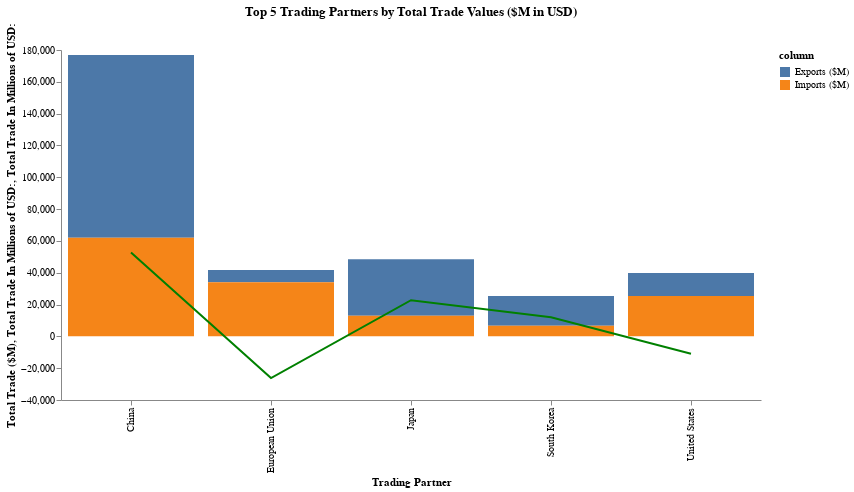

Notebook code cell kept with this figure:
### Code cell
my_altair.get_import_export_balance_top_five("Australia")

### Figure 1 — Vega-Lite specification as saved in the notebook (floating-point values rounded to 4 significant figures)
{"config": {"view": {"continuousWidth": 400, "continuousHeight": 300, "strokeWidth": 0}, "axis": {"grid": false}}, "layer": [{"layer": [{"mark": "bar", "encoding": {"color": {"field": "column", "type": "nominal"}, "tooltip": [{"field": "Total Trade ($M)", "format": "$,.0f", "type": "quantitative"}, {"field": "net_trade", "format": "$,.0f", "title": "Net Trade", "type": "quantitative"}, {"field": "Exports ($M)", "format": "$,.0f", "type": "quantitative"}, {"field": "Imports ($M)", "format": "$,.0f", "type": "quantitative"}, {"field": "Imports ($M)", "format": "$,.0f", "type": "quantitative"}], "x": {"field": "Trading Partner", "type": "nominal"}, "y": {"axis": {"title": "Total Trade ($M)"}, "field": "value", "type": "quantitative"}}, "selection": {"Year": {"type": "single", "bind": {"input": "range", "max": 2020, "min": 2014, "step": 1}, "fields": ["year"], "init": {"year": 2020}}}, "transform": [{"fold": ["Exports ($M)", "Imports ($M)"], "as": ["column", "value"]}]}, {"mark": {"type": "circle", "color": "red", "opacity": 0.0, "size": 1000}, "encoding": {"tooltip": [{"field": "Total Trade ($M)", "format": "$,.0f", "type": "quantitative"}, {"field": "net_trade", "format": "$,.0f", "title": "Net Trade", "type": "quantitative"}, {"field": "Exports ($M)", "format": "$,.0f", "type": "quantitative"}, {"field": "Imports ($M)", "format": "$,.0f", "type": "quantitative"}, {"field": "Imports ($M)", "format": "$,.0f", "type": "quantitative"}], "x": {"field": "Trading Partner", "type": "nominal"}, "y": {"axis": {"title": "Total Trade In Millions of USD:"}, "field": "net_trade", "type": "quantitative"}}, "transform": [{"fold": ["Exports ($M)", "Imports ($M)"], "as": ["column", "value"]}]}, {"mark": {"type": "line", "color": "green"}, "encoding": {"color": {"value": "Green"}, "tooltip": [{"field": "Total Trade ($M)", "format": "$,.0f", "type": "quantitative"}, {"field": "net_trade", "format": "$,.0f", "title": "Net Trade", "type": "quantitative"}, {"field": "Exports ($M)", "format": "$,.0f", "type": "quantitative"}, {"field": "Imports ($M)", "format": "$,.0f", "type": "quantitative"}, {"field": "Imports ($M)", "format": "$,.0f", "type": "quantitative"}], "x": {"field": "Trading Partner", "type": "nominal"}, "y": {"axis": {"title": "Total Trade In Millions of USD:"}, "field": "net_trade", "type": "quantitative"}}, "transform": [{"fold": ["Exports ($M)", "Imports ($M)"], "as": ["column", "value"]}]}]}], "data": {"name": "data-9249fcfb1b12c3e1a0cd8e8af36c9946"}, "height": 350, "resolve": {"scale": {"y": "independent"}}, "title": "Top 5 Trading Partners by Total Trade Values ($M in USD)", "transform": [{"filter": {"selection": "Year"}}], "width": 700, "$schema": "https://vega.github.io/schema/vega-lite/v4.17.0.json", "datasets": {"data-9249fcfb1b12c3e1a0cd8e8af36c9946": [{"Trading Partner": "China", "year": 2014, "Total Trade ($M)": 139700.0, "net_trade": 40550.0, "Exports ($M)": 90130.0, "Imports ($M)": 49580.0}, {"Trading Partner": "Japan", "year": 2014, "Total Trade ($M)": 64580.0, "net_trade": 31680.0, "Exports ($M)": 48130.0, "Imports ($M)": 16450.0}, {"Trading Partner": "European Union", "year": 2014, "Total Trade ($M)": 54870.0, "net_trade": -30330.0, "Exports ($M)": 12270.0, "Imports ($M)": 42600.0}, {"Trading Partner": "United States", "year": 2014, "Total Trade ($M)": 36310.0, "net_trade": -14970.0, "Exports ($M)": 10670.0, "Imports ($M)": 25640.0}, {"Trading Partner": "South Korea", "year": 2014, "Total Trade ($M)": 31670.0, "net_trade": 9158.0, "Exports ($M)": 20410.0, "Imports ($M)": 11260.0}, {"Trading Partner": "China", "year": 2015, "Total Trade ($M)": 114200.0, "net_trade": 16110.0, "Exports ($M)": 65140.0, "Imports ($M)": 49030.0}, {"Trading Partner": "Japan", "year": 2015, "Total Trade ($M)": 50520.0, "net_trade": 19120.0, "Exports ($M)": 34820.0, "Imports ($M)": 15700.0}, {"Trading Partner": "European Union", "year": 2015, "Total Trade ($M)": 38500.0, "net_trade": -23350.0, "Exports ($M)": 7577.0, "Imports ($M)": 30920.0}, {"Trading Partner": "United States", "year": 2015, "Total Trade ($M)": 34800.0, "net_trade": -13070.0, "Exports ($M)": 10860.0, "Imports ($M)": 23930.0}, {"Trading Partner": "South Korea", "year": 2015, "Total Trade ($M)": 28090.0, "net_trade": 4786.0, "Exports ($M)": 16440.0, "Imports ($M)": 11650.0}, {"Trading Partner": "China", "year": 2016, "Total Trade ($M)": 117000.0, "net_trade": 23260.0, "Exports ($M)": 70130.0, "Imports ($M)": 46860.0}, {"Trading Partner": "Japan", "year": 2016, "Total Trade ($M)": 45920.0, "net_trade": 14900.0, "Exports ($M)": 30410.0, "Imports ($M)": 15510.0}, {"Trading Partner": "European Union", "year": 2016, "Total Trade ($M)": 40420.0, "net_trade": -25830.0, "Exports ($M)": 7293.0, "Imports ($M)": 33130.0}, {"Trading Partner": "United States", "year": 2016, "Total Trade ($M)": 32590.0, "net_trade": -13520.0, "Exports ($M)": 9535.0, "Imports ($M)": 23060.0}, {"Trading Partner": "South Korea", "year": 2016, "Total Trade ($M)": 23690.0, "net_trade": 6573.0, "Exports ($M)": 15130.0, "Imports ($M)": 8560.0}, {"Trading Partner": "China", "year": 2017, "Total Trade ($M)": 144900.0, "net_trade": 40700.0, "Exports ($M)": 92810.0, "Imports ($M)": 52110.0}, {"Trading Partner": "Japan", "year": 2017, "Total Trade ($M)": 56140.0, "net_trade": 21830.0, "Exports ($M)": 38980.0, "Imports ($M)": 17150.0}, {"Trading Partner": "European Union", "year": 2017, "Total Trade ($M)": 44340.0, "net_trade": -25010.0, "Exports ($M)": 9666.0, "Imports ($M)": 34680.0}, {"Trading Partner": "United States", "year": 2017, "Total Trade ($M)": 34550.0, "net_trade": -14450.0, "Exports ($M)": 10050.0, "Imports ($M)": 24500.0}, {"Trading Partner": "South Korea", "year": 2017, "Total Trade ($M)": 28890.0, "net_trade": 8414.0, "Exports ($M)": 18650.0, "Imports ($M)": 10240.0}, {"Trading Partner": "China", "year": 2018, "Total Trade ($M)": 164000.0, "net_trade": 46290.0, "Exports ($M)": 105100.0, "Imports ($M)": 58850.0}, {"Trading Partner": "Japan", "year": 2018, "Total Trade ($M)": 63540.0, "net_trade": 27840.0, "Exports ($M)": 45690.0, "Imports ($M)": 17850.0}, {"Trading Partner": "European Union", "year": 2018, "Total Trade ($M)": 48190.0, "net_trade": -28440.0, "Exports ($M)": 9878.0, "Imports ($M)": 38320.0}, {"Trading Partner": "United States", "year": 2018, "Total Trade ($M)": 34990.0, "net_trade": -14730.0, "Exports ($M)": 10130.0, "Imports ($M)": 24860.0}, {"Trading Partner": "South Korea", "year": 2018, "Total Trade ($M)": 31170.0, "net_trade": 10230.0, "Exports ($M)": 20700.0, "Imports ($M)": 10470.0}, {"Trading Partner": "China", "year": 2019, "Total Trade ($M)": 178000.0, "net_trade": 61230.0, "Exports ($M)": 119600.0, "Imports ($M)": 58380.0}, {"Trading Partner": "Japan", "year": 2019, "Total Trade ($M)": 61320.0, "net_trade": 29590.0, "Exports ($M)": 45450.0, "Imports ($M)": 15870.0}, {"Trading Partner": "European Union", "year": 2019, "Total Trade ($M)": 45140.0, "net_trade": -26660.0, "Exports ($M)": 9240.0, "Imports ($M)": 35900.0}, {"Trading Partner": "United States", "year": 2019, "Total Trade ($M)": 37620.0, "net_trade": -15910.0, "Exports ($M)": 10850.0, "Imports ($M)": 26770.0}, {"Trading Partner": "South Korea", "year": 2019, "Total Trade ($M)": 29370.0, "net_trade": 11750.0, "Exports ($M)": 20560.0, "Imports ($M)": 8810.0}, {"Trading Partner": "China", "year": 2020, "Total Trade ($M)": 176800.0, "net_trade": 52750.0, "Exports ($M)": 114800.0, "Imports ($M)": 62010.0}, {"Trading Partner": "Japan", "year": 2020, "Total Trade ($M)": 48510.0, "net_trade": 22730.0, "Exports ($M)": 35620.0, "Imports ($M)": 12890.0}, {"Trading Partner": "European Union", "year": 2020, "Total Trade ($M)": 41740.0, "net_trade": -26200.0, "Exports ($M)": 7770.0, "Imports ($M)": 33970.0}, {"Trading Partner": "United States", "year": 2020, "Total Trade ($M)": 39800.0, "net_trade": -10930.0, "Exports ($M)": 14430.0, "Imports ($M)": 25370.0}, {"Trading Partner": "South Korea", "year": 2020, "Total Trade ($M)": 25310.0, "net_trade": 12050.0, "Exports ($M)": 18680.0, "Imports ($M)": 6631.0}]}}
